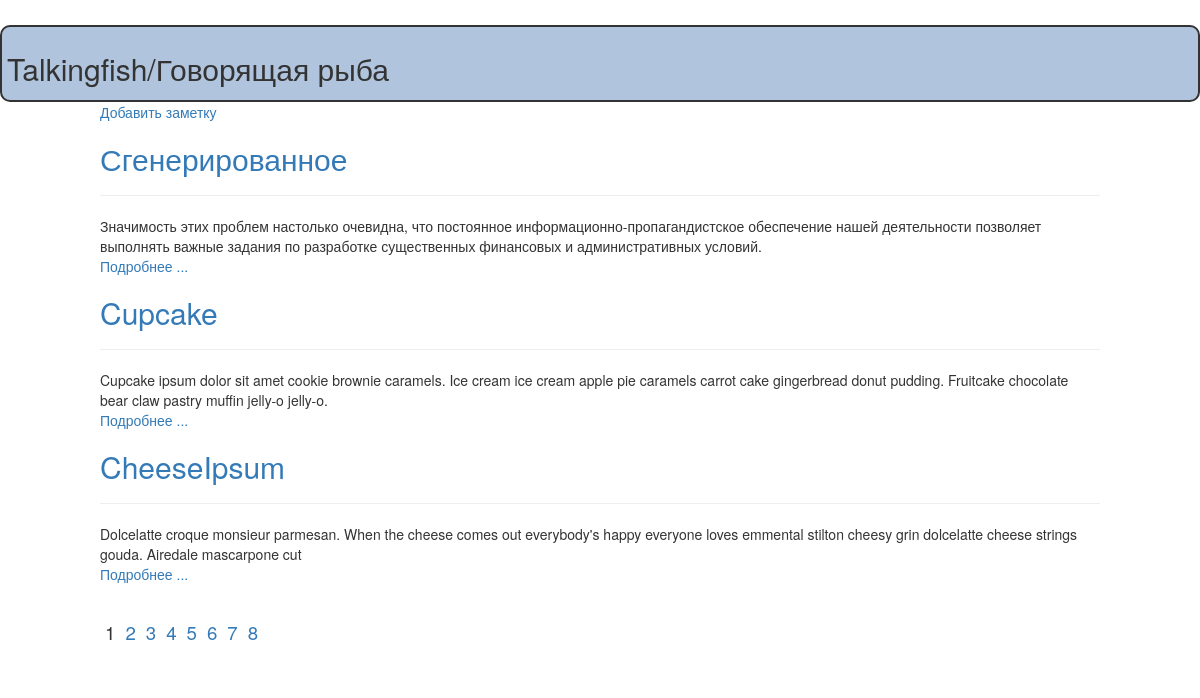
The page / on the database its author committed.
### tables this page shows
CREATE TABLE IF NOT EXISTS `blog_post` (
  `id` int(11) NOT NULL AUTO_INCREMENT,
  `title` varchar(70) NOT NULL,
  `minDesc` varchar(255) NOT NULL,
  `description` varchar(10000) NOT NULL,
  PRIMARY KEY (`id`)
);

### system/system_function.php (called while the page is built, shortened)
<?php defined('SECURITY') or die('No direct script access.');
class system_function {
    public function theme_view($master_page, $page, $data) {
        require_once 'view/viewMaster/'.$master_page.'.php';
    }
}

### clases/controllers/main_Controller.php (called while the page is built, shortened)
<?php defined('SECURITY') or die('No direct script access.');
class main_Controller extends root_Controller {
    public function index_Action($check) {
    	if(empty($check))
    		$check = '1';
		$blog_Model = new blog_Model();
		$data['posts'] = $blog_Model->getPost($check);
		$data['pages'] = $blog_Model->getItemPost();
		$data['page'] = $check;
        $this->theme_view('main_View', 'home_View', $data);
    }
}

### ORM/query_orm.php (called while the page is built, shortened)
<?php defined('SECURITY') or die('No direct script access.');
class query_orm{
    protected $HOST = 'localhost';
    protected $USER = 'root';
    protected $PASSWORD = '';
    protected $DB = 'blog';
    public function query_select_orm($sql) {
        $mysqli = mysqli_connect($this->HOST, $this->USER, $this->PASSWORD, $this->DB) or die("Не могу соединиться с MySQL.");
        mysqli_query($mysqli, "SET NAMES 'UTF8'");
        $temp_res = mysqli_query($mysqli, $sql);
        $result = array();
        while($row = mysqli_fetch_array($temp_res))
        {
            $result[] = $row;
        }
        return $result;
    }
}

### models/blog_Model.php (called while the page is built, shortened)
<?php defined('SECURITY') or die('No direct script access.');
require_once 'ORM/query_orm.php';
class blog_Model extends query_orm {
    public function getPost($check) {
        return $this->query_select_orm('SELECT * FROM blog_post LIMIT '.$this->slashes(($check-1)*3).', 3');
    }
    public function getItemPost() {
        return $this->query_select_orm('SELECT COUNT(id) FROM blog_post');
    }
}

### view/main_View/home_View.php (the view, shortened to what this page needs)
<div class= "header"><h2>Talkingfish/Говорящая рыба</h2></div>
<div class="row">
<a href="/admin/">Добавить заметку</a>
	<div class="content">
	<? foreach ($data['posts'] as $key => $value) : ?>
		<div class="post">
			<a href="/main/descpost/<?= $value['id']; ?>"><h2><?= $value['title']; ?></h2></a><hr>
			<div class="minDesc"><?= $value['minDesc']; ?></div>
			<a href="/main/descpost/<?= $value['id']; ?>">Подробнее ...</a>
		</div>
	<? endforeach ?>
	<div class="pagination">
	<? $i=1; while ($i <= $data['pages'][0][0]/3) {?>
		<? if($data['page'][0] == $i){?>
			<div class="page"><?= $i++?></div>
		<?}else{?>
			<a href="/main/index/<?= $i?>" class="page"><?= $i++?></a>
		<?}?>
	<?}?>
	</div>
	</div>
</div>

### index.php (shortened to what this page needs)
<?php
if($_GET['search']){
    $class = trim(strip_tags($_GET['search']));
    $file_class = "clases/controllers/".$class."_Controller.php";
}  else {
    $class = 'main';
    $file_class = "clases/controllers/".$class."_Controller.php";
}
if($_GET['action']){
    $action = trim(strip_tags($_GET['action']));
    $action_name = $action.'_Action';
}  else {
    $action_name = 'index_Action';
}
if($_GET['check']){
    $check = trim(strip_tags($_GET['check']));
}  else {
    $check = NULL;
}
if(file_exists($file_class)){
    $class_name = $class.'_Controller';
    if(class_exists($class_name)){
        $obj_class = new $class_name;
        if(method_exists($obj_class, $action_name))
        {
            $obj_class->$action_name($check);
        }  else {
            exit('Не корректный адрес URI1!');
        }
    }  else {
        exit('Не корректный адрес!');
    }
}  else {
    exit('Не корректный адрес URL2!');
}

### view/viewMaster/main_View.php (shortened to what this page needs)
<html xmlns="http://www.w3.org/1999/html">
<head>
    <link rel="stylesheet" href="/css/bootstrap/css/bootstrap.min.css">
    <link rel="stylesheet" href="/css/style.css">
</head>
<body>
    <?php include 'view/'.$master_page.'/'.$page.'.php';?>
</body>
</html>

### css/style.css (style rules this page uses)
.header { border: 2px solid; border-radius: 10px; background-color:#b0c4de; padding: 5px; margin-top: 25px; }
.post a { text-decoration: none; }
.row { margin: 0; padding: 0; width: 1000px; margin: auto; }
.pagination { margin-top: 30px; text-align: center; width: 100%; }
.page { font-size: 14pt; padding:5px; float: left; }

### rows shown on the page
blog_post: title "Сгенерированное", minDesc "Значимость этих проблем настолько очевидна, что постоянное информационно-пропагандистское обеспечение нашей деятельности позволяет выполнять важные задания по разработке существенных финансовых и административных условий."
blog_post: title "Cupcake", minDesc "Cupcake ipsum dolor sit amet cookie brownie caramels. Ice cream ice cream apple pie caramels carrot cake gingerbread donut pudding. Fruitcake chocolate bear claw pastry muffin jelly-o jelly-o."
blog_post: title "CheeseIpsum", minDesc "Dolcelatte croque monsieur parmesan. When the cheese comes out everybody's happy everyone loves emmental stilton cheesy grin dolcelatte cheese strings gouda. Airedale mascarpone cut"
